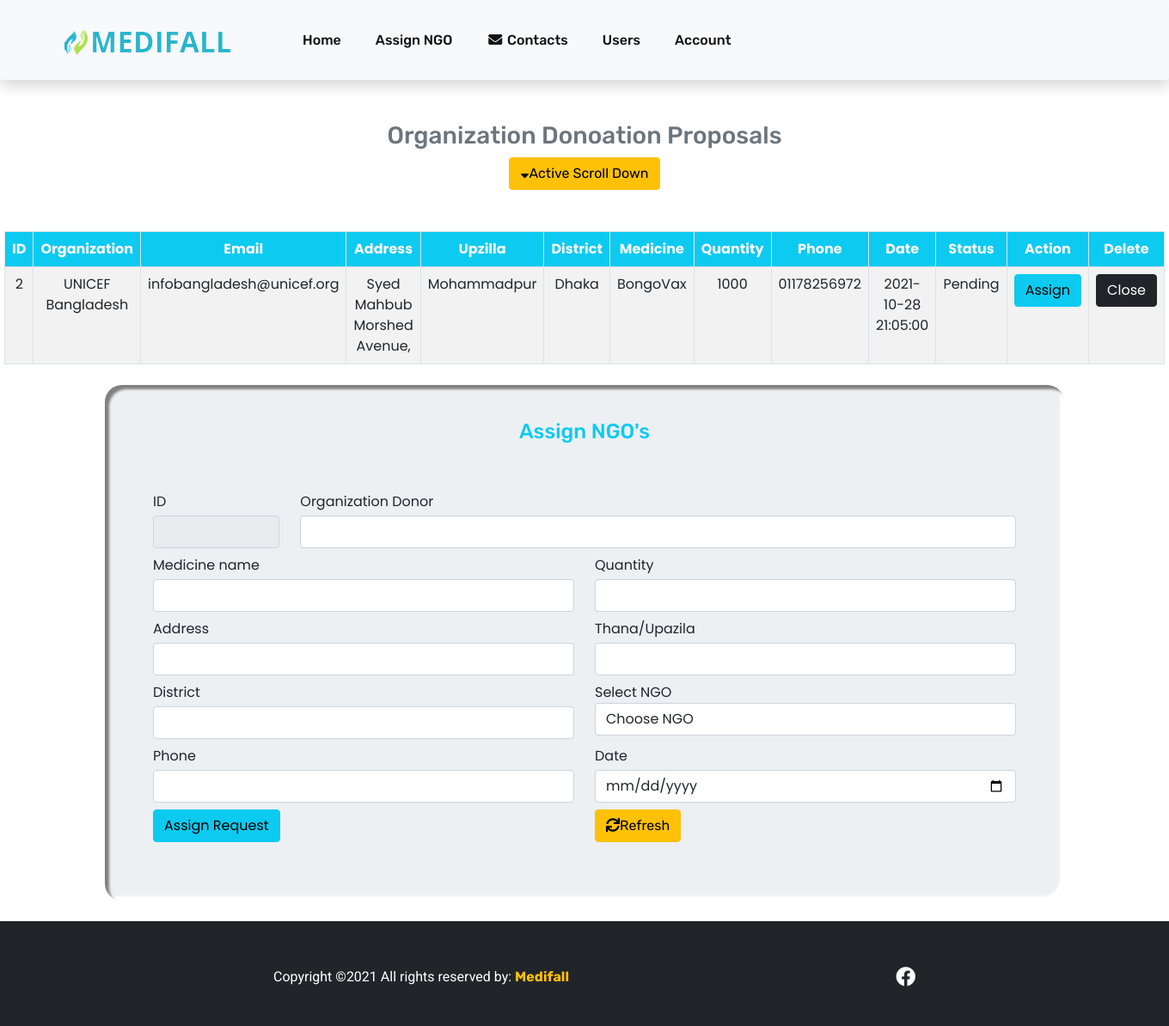
Page /admin/organization.php on the committed database.
### tables this page shows
CREATE TABLE `organizationdonation` (
  `orgID` int(11) NOT NULL,
  `name` varchar(30) NOT NULL,
  `email` varchar(30) NOT NULL,
  `location` varchar(50) NOT NULL,
  `upzilla` varchar(50) NOT NULL,
  `district` varchar(50) NOT NULL,
  `medicine` varchar(50) NOT NULL,
  `quantity` float NOT NULL,
  `phone` varchar(30) NOT NULL,
  `daate` datetime NOT NULL,
  `status` varchar(30) DEFAULT 'Pending'
);

### admin/organization.php (the view, shortened to what this page needs)
<?php include('../dbconnect.php');
?>
<!DOCTYPE html>
<html>
<head>
    <?php include('../headerfooter/header.php'); ?>
    <link rel="stylesheet" type="text/css" href="../style.css">
</head>
<body>
    <?php include('includes/nav.php');?>
    <h3 class="text-center text-secondary mt-5">Organization Donoation Proposals</h3>
    <div class="text-center"><a href="#scroll_down" class="btn btn-warning scroll_down"><i
                class="fas fa-sort-down"></i>Active Scroll Down</a></div>
    <table class="table table-bordered table-striped mt-5">
        <thead class="text-light bg-info text-center">
            <tr>
                <th>ID</th>
                <th>Organization</th>
                <th>Email</th>
                <th>Address</th>
                <th>Upzilla</th>
                <th>District</th>
                <th>Medicine</th>
                <th>Quantity</th>
                <th>Phone</th>
                <th>Date</th>
                <th>Status</th>
                <th>Action</th>
                <th>Delete</th>
            </tr>
        </thead>
        <tbody class="text-center">
            <?php
			$sql = "SELECT * FROM organizationdonation";
			$result= $conn->query($sql);
			if($result->num_rows>0){
				while ($row=$result->fetch_assoc()) {
					echo '<tr><td>'.$row["orgID"].'</td><td>';
					echo $row["name"].'</td><td>';
					echo $row["email"].'</td><td>';
					echo $row["location"].'</td><td>';
					echo $row["upzilla"].'</td><td>';
					echo $row["district"].'</td><td>';
					echo $row["medicine"].'</td><td>';
					echo $row["quantity"].'</td><td>';
					echo $row["phone"].'</td><td>';
					echo $row["daate"].'</td><td>';
                    echo $row["status"].'</td><td>';
					echo '<form method="POST" >';
					echo '<input type="submit" name="view" class="btn btn-info" value="Assign"></td><td>';
						echo '<input type="submit" name="close" class="btn btn-dark ml-2" value="Close"></input></td></tr>';
				}
			}
			?>
        </tbody>
    </table>
    <div id="scroll_down">
        <div class="container mt-4 mb-4 form">
            <div class="p-2 pt-3" id="assignbox">
                <h4 class="text-info text-center mt-4">Assign NGO's</h4>
                <form method="POST">
                    <div class="form-group p-5">
                        <div class="row">
                            <div class="col-sm-2">
                                <label for="id">ID</label>
                                <input type="text" name="id" class="form-control mt-1 mb-2 text-center text-danger"
                                    value="<?php if(isset($_REQUEST['orgID'])) echo $_REQUEST['orgID']; ?>" readonly>
                            </div>
                            <div class="col-sm-10">
                                <label for="name">Organization Donor</label><br>
                                <input type="text" name="name" class="form-control mt-1 mb-2"
                                    value="<?php if(isset($_REQUEST['name'])) echo $row['name']; ?>">
                            </div>
                        </div>
                        <div class="row">
                            <div class="col-sm-6">
                                <label for="medicine">Medicine name</label><br>
                                <input type="text" name="medicine" class="form-control mt-1 mb-2"
                                    value="<?php if(isset($_REQUEST['medicine'])) echo $row['medicine']; ?>">
                            </div>
                            <div class="col-sm-6">
                                <label for="type">Quantity</label><br>
                                <input type="text" name="quantity" class="form-control mt-1 mb-2"
                                    value="<?php if(isset($_REQUEST['quantity'])) echo $row['quantity'];?>">
                            </div>
                        </div>
                        <div class="row">
                            <div class="col-sm-6">
                                <label for="address">Address</label><br>
                                <input type="text" name="address" class="form-control mt-1 mb-2"
                                    value="<?php if(isset($_REQUEST['address'])) echo $row['location'];?>">
                            </div>
                            <div class="col-sm-6">
                                <label for="upzilla">Thana/Upazila</label><br>
                                <input type="text" name="upzilla" class="form-control mt-1 mb-2"
                                    value="<?php if(isset($_REQUEST['upzilla'])) echo $row['upzilla'];?>">
                            </div>
                        </div>
                        <div class="row">
                            <div class="col-sm-6">
                                <label for="type">District</label><br>
                                <input type="text" name="district" class="form-control mt-1 mb-2"
                                    value="<?php if(isset($_REQUEST['district'])) echo $row['district'];?>">
                            </div>
                            <div class="col-sm-6">
                                <label for="ngo">Select NGO</label>
                                <select class="form-control" name="ngo" required>
                                <option value="">Choose NGO</option>
                                </select>
                            </div>
                        </div>
                        <div class="row">
                            <div class="col-sm-6">
                                <label for="phone">Phone</label><br>
                                <input type="text" name="phone" class="form-control mt-1 mb-2"
                                    value="<?php if(isset($_REQUEST['phone'])) echo $_REQUEST['phone'];?>">
                            </div>
                            <div class="col-sm-6">
                                <label for="date">Date</label>
                                <input type="date" name="date" class="form-control mt-1 mb-2">
                            </div>
                        </div>
                        <div class="row">
                            <div class="col-sm-6 ">
                                <button class="btn btn-info " type="submit" name="assign">Assign Request</button>
                            </div>
                            <div class="col-sm-6">
                                <a href="organization.php" class="btn btn-warning "><i
                                        class="fas fa-sync pr-2"></i>Refresh</a>
                            </div>
                        </div>
                </form>
            </div>
        </div>
    </div>
    <?php include('includes/footer.php'); ?>
</body>
</html>

### style.css (style rules this page uses)
body, p, span { font-family: 'Roboto', sans-serif; }
h1,h2,h3,h4,h5,h6, a { font-family: 'Rubik', sans-serif; }
body { font-family: 'Poppins', sans-serif; }

### admin/organization.php (style rules this page uses)
.table { width: 1290px; margin-left: auto; margin-right: auto; }
#assignbox { height: 600px; border-radius: 20px; overflow: hidden; background: #ecf0f3; box-shadow: inset 5px 5px 3px gray, inset -5px -5px 3px white; }

### rows in the picture
organizationdonation: orgID "2", name "UNICEF Bangladesh", email "infobangladesh@unicef.org", location "Syed Mahbub Morshed Avenue,", upzilla "Mohammadpur", district "Dhaka", medicine "BongoVax", quantity "1000", phone "01178256972", daate "2021-10-28 21:05:00", status "Pending"
